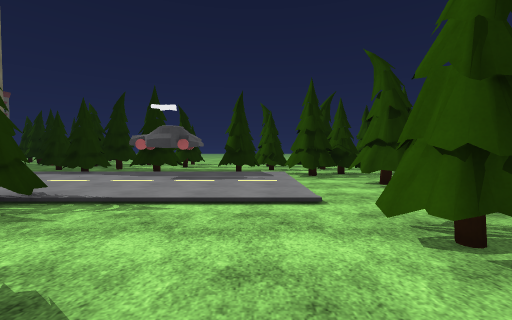
View 1 (above)

24 first-person views from a walk through a scene from a Unity 3-D project. The camera is 1.3 m above the floor, tilts 2° down and sees 90° across. The floor is counted in squares, 2 m on a side. Each view is taken from the middle of a square. On the plan, view 1 faces up. The plan holds only what a view shows up to about 9 squares ahead; the rest is blank. The place goes on beyond the plan. Surface patterns are stand-ins for the level's own textures.

View 2
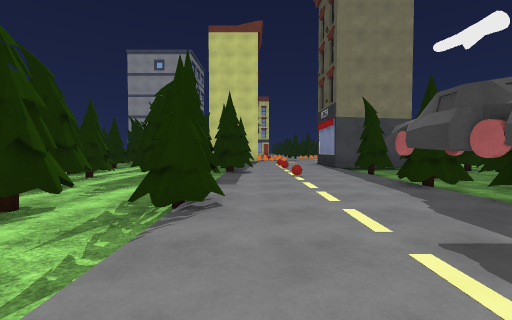

View 3
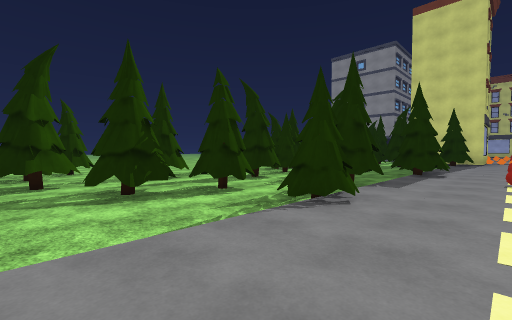

View 4
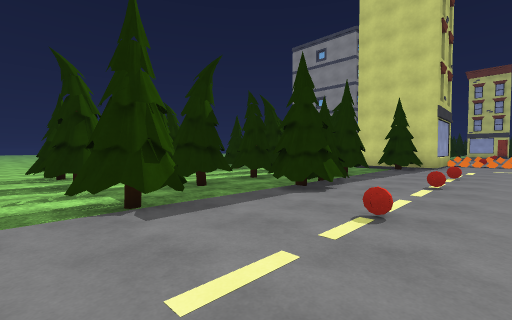

View 5
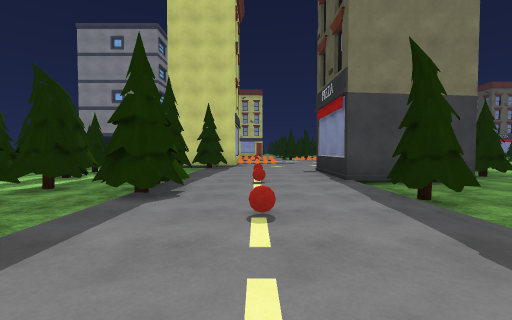

View 6
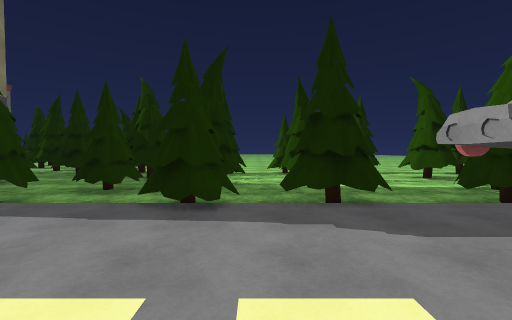

View 7
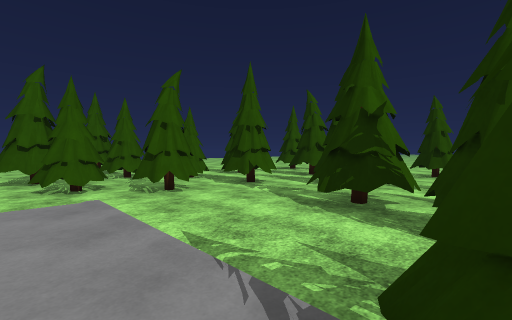

View 8
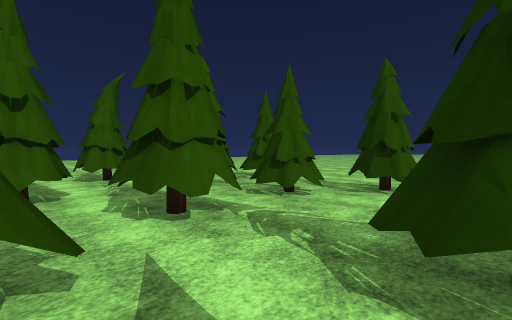

View 9
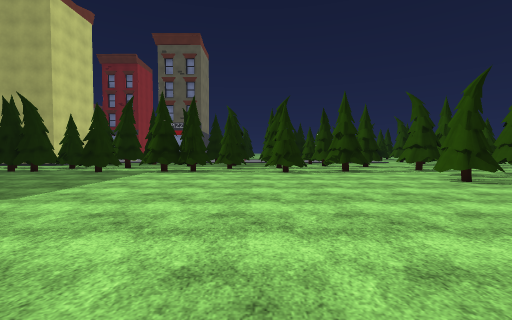

View 10
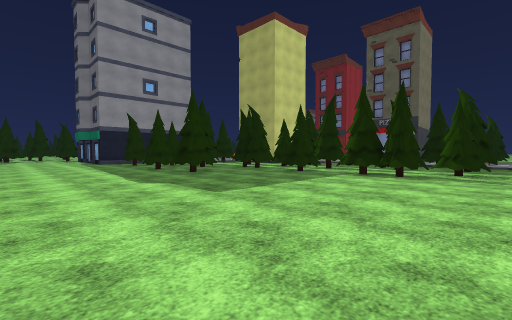

View 11
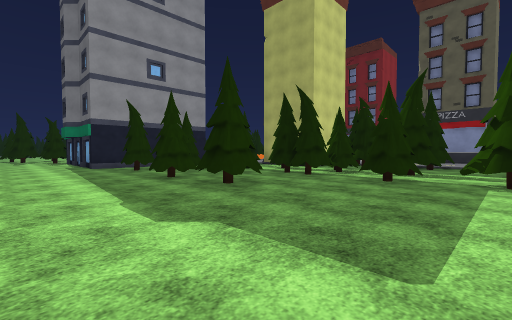

View 12
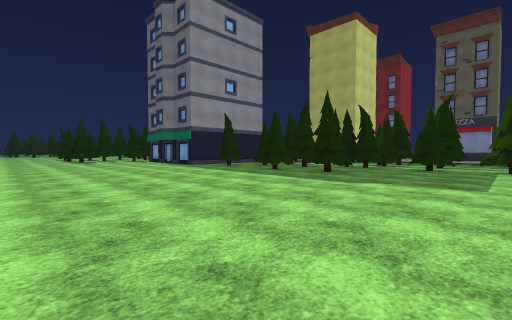

View 13
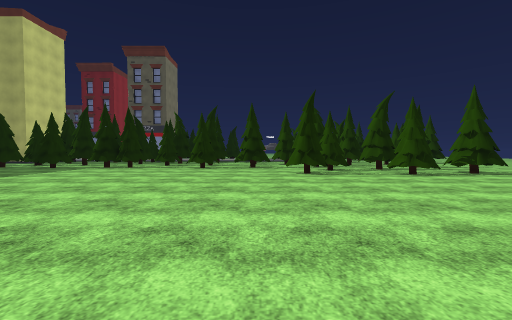

View 14
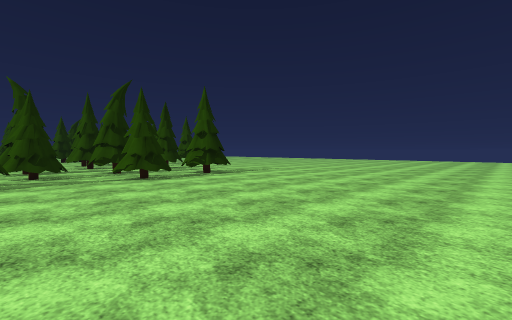

View 15
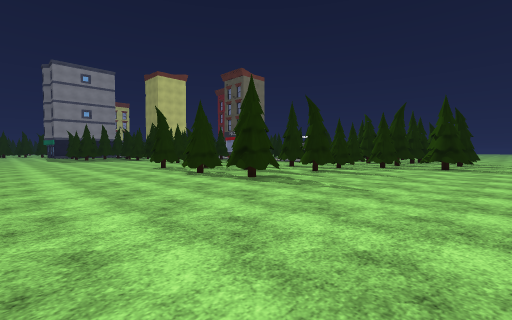

View 16
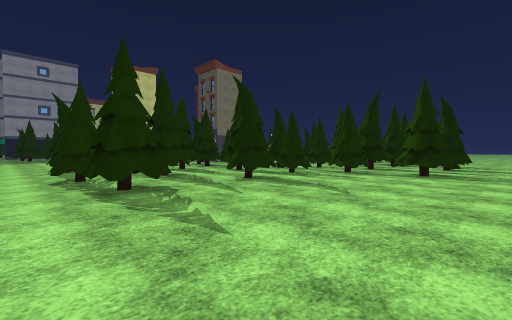

View 17
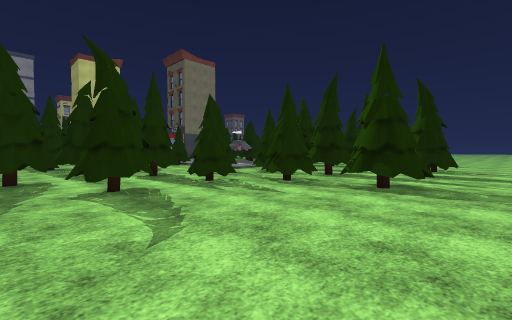

View 18
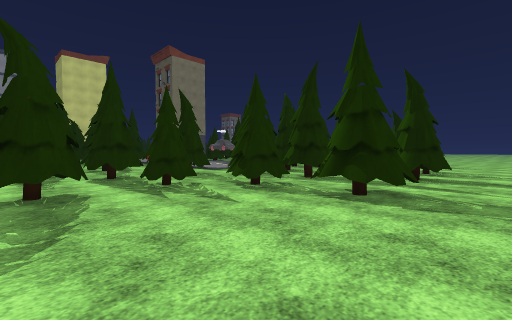

View 19
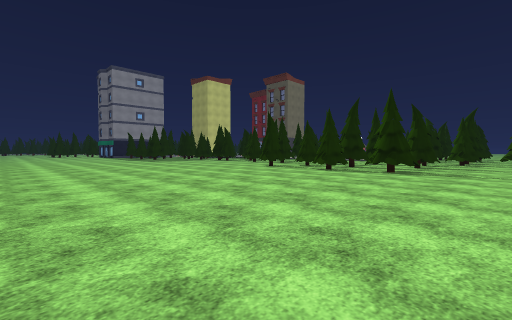

View 20
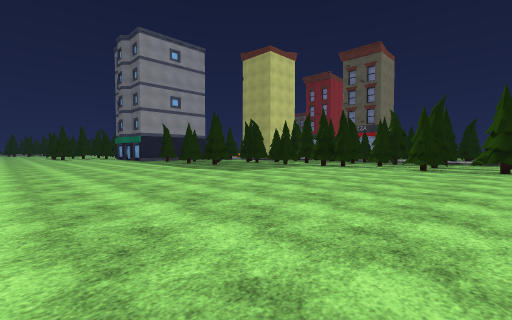

View 21
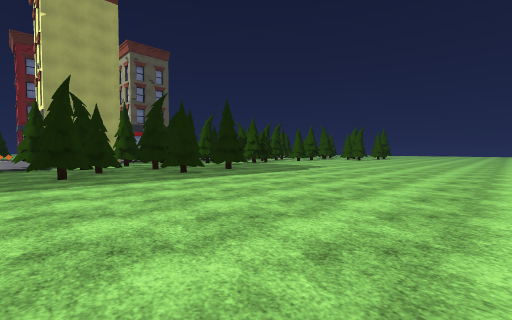

View 22
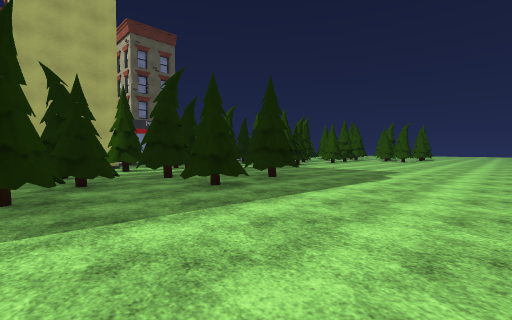

View 23
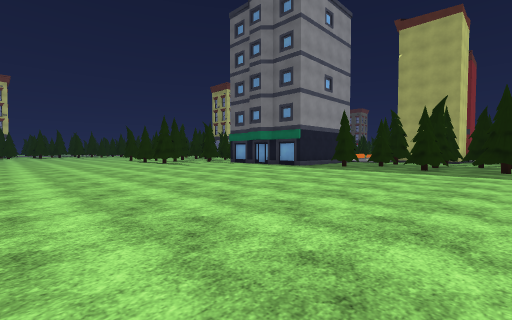

View 24
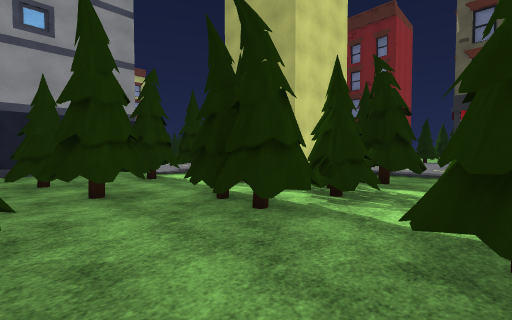

### Floor plan
Key: @ floor where view 1 was taken; # wall or solid block; x gap in a wall; . main floor; : floor 0.25 m higher than the main floor; / step, stairs or slope; T thing the floor can be seen under or through; O other object.
Columns run from 19 left of view 1 to 8 right of it. Each row starts with its distance up from view 1.
 13        ##           ..
 12        .####  #.#  #.#
 11         ###.# ..x  ###
 10          #..x...# .##
  9          #..#.#....##     ..
  8          #.#..x.#.###    ...
  7       :###////#////####  #..
  6     :::::::::::::O::###  #..
  5     ::::O:O:O:::::::/### ##.
  4     O#::::::::::::::/..###..
  3     O#//#/##//#/#////####...
  2     O##...../.......#######.
  1   OOO #...#.#...###...T#....
  0 :######.#...#.#..#T@TTT.....
 -1 //#.###.....#.....TTTTT.....
 -2 ..#..##.#.##..#x#..TTTTT....
 -3 ..#.#.............TTTT......
 -4 .##...#..........#..####....
 -5 .#..#x#..........##.####....
 -6 ............................
 -7 ............................
 -8 ............................
 -9 ............................
-10 ............................
-11 ............................
-12 ..........................
-13 .......      .............
-14 .......
-15 .......

Where each view was taken, in squares from view 1:
view 1: 0 up, 0 right, facing up
view 2: 4 up, 0 right, facing left
view 3: 5 up, 0 right, facing down-left
view 4: 6 up, 4 left, facing down-left
view 5: 5 up, 4 left, facing left
view 6: 4 up, 4 left, facing up
view 7: 4 up, 3 left, facing down-right
view 8: 0 up, 3 left, facing down-right
view 9: 10 down, 6 left, facing up
view 10: 9 down, 6 left, facing up-left
view 11: 8 down, 9 left, facing up-left
view 12: 12 down, 9 left, facing up-left
view 13: 12 down, 3 left, facing up
view 14: 11 down, 1 left, facing up-right
view 15: 9 down, 8 right, facing up-left
view 16: 6 down, 8 right, facing up-left
view 17: 3 down, 8 right, facing up-left
view 18: 2 down, 8 right, facing up-left
view 19: 13 down, 6 right, facing up-left
view 20: 12 down, 3 left, facing up-left
view 21: 12 down, 19 left, facing up-right
view 22: 9 down, 18 left, facing up-right
view 23: 15 down, 13 left, facing up-left
view 24: 4 down, 11 left, facing up-left
